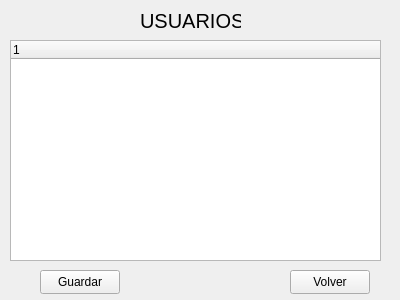
<?xml version="1.0" encoding="UTF-8"?>
<ui version="4.0">
 <class>Usuarios</class>
 <widget class="QWidget" name="Usuarios">
  <property name="geometry">
   <rect>
    <x>0</x>
    <y>0</y>
    <width>400</width>
    <height>300</height>
   </rect>
  </property>
  <property name="windowTitle">
   <string>Form</string>
  </property>
  <widget class="QLabel" name="label">
   <property name="geometry">
    <rect>
     <x>140</x>
     <y>10</y>
     <width>101</width>
     <height>21</height>
    </rect>
   </property>
   <property name="font">
    <font>
     <pointsize>15</pointsize>
    </font>
   </property>
   <property name="text">
    <string>USUARIOS</string>
   </property>
  </widget>
  <widget class="QPushButton" name="pbVolver">
   <property name="geometry">
    <rect>
     <x>290</x>
     <y>270</y>
     <width>80</width>
     <height>24</height>
    </rect>
   </property>
   <property name="text">
    <string>Volver</string>
   </property>
  </widget>
  <widget class="QTreeWidget" name="twUsuarios">
   <property name="geometry">
    <rect>
     <x>10</x>
     <y>40</y>
     <width>371</width>
     <height>221</height>
    </rect>
   </property>
   <column>
    <property name="text">
     <string notr="true">1</string>
    </property>
   </column>
  </widget>
  <widget class="QPushButton" name="pbGuardar">
   <property name="geometry">
    <rect>
     <x>40</x>
     <y>270</y>
     <width>80</width>
     <height>24</height>
    </rect>
   </property>
   <property name="text">
    <string>Guardar</string>
   </property>
  </widget>
 </widget>
 <resources/>
 <connections/>
</ui>
